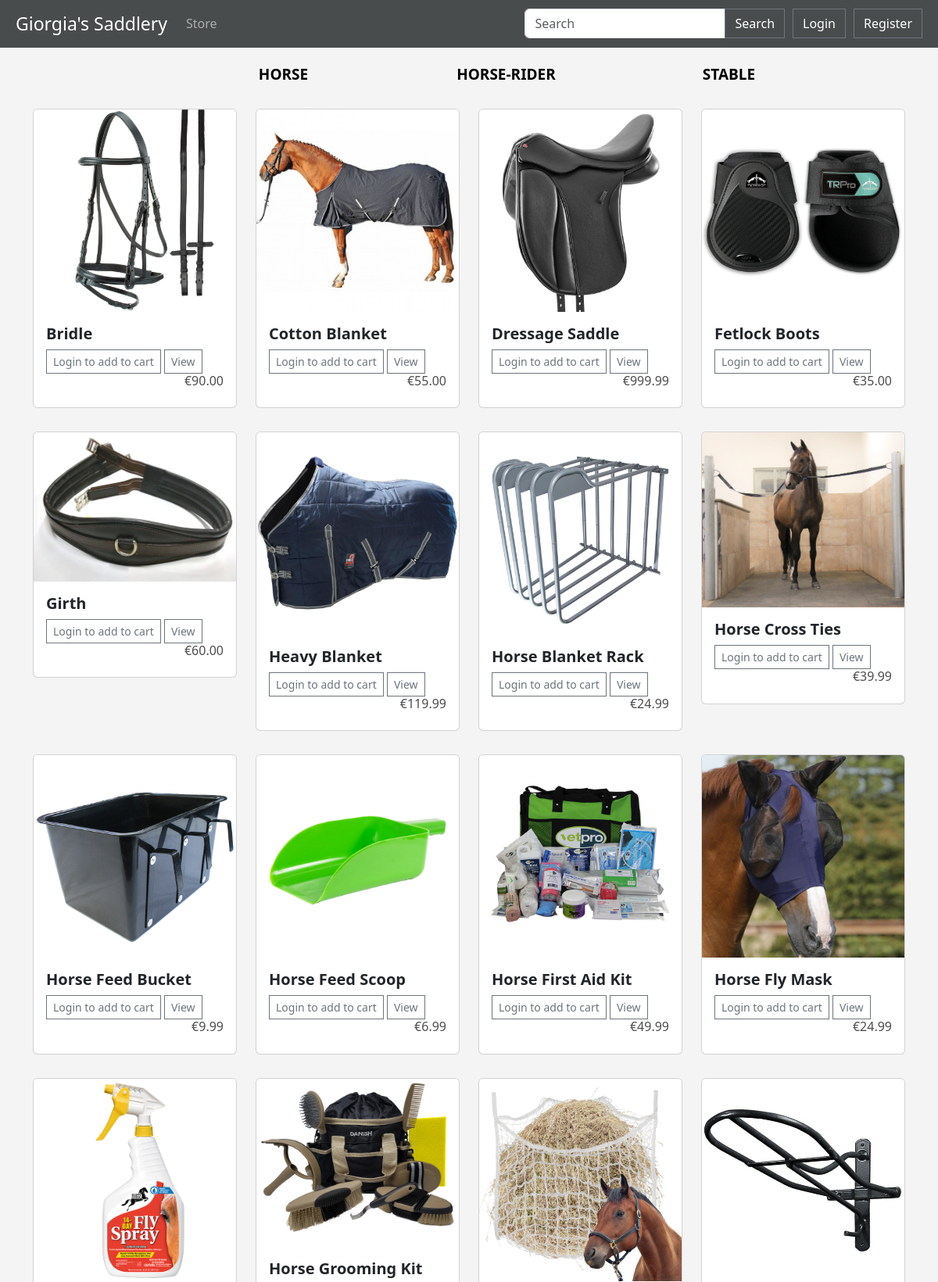
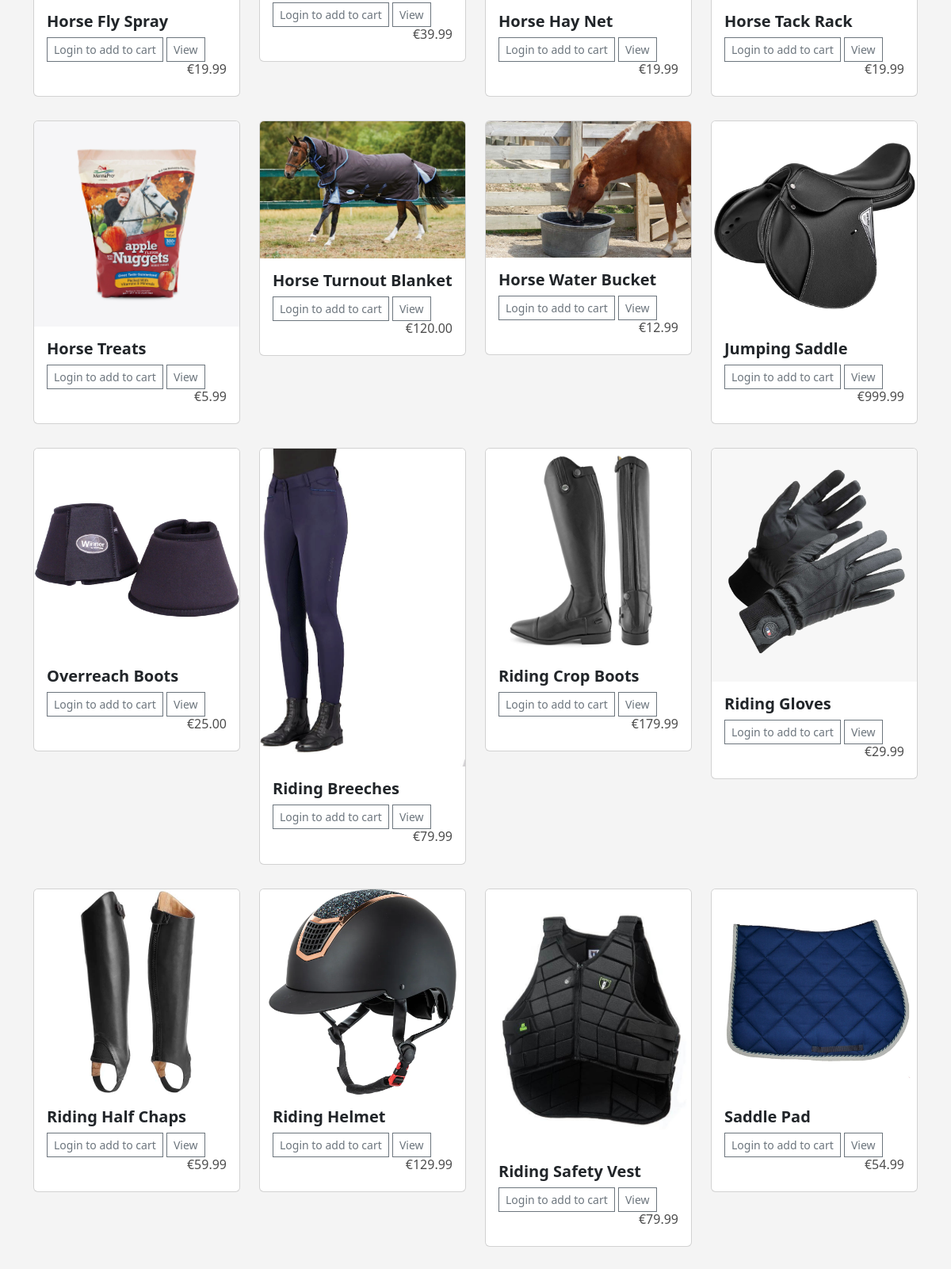
The page / (upper part) on the database its author committed (2 pictures, top to bottom).
### store/models.py (models this page shows, shortened)
class CategoryModel(models.Model):
    name = models.CharField(max_length=50, null=True)

class ProductModel(models.Model):
    name = models.CharField(max_length=200, null=True)
    price = models.FloatField()
    category = models.ForeignKey(CategoryModel, on_delete=models.SET_NULL, null=True)
    image = models.ImageField(null=True, blank=True)
    description = models.TextField(null=True, blank=True)
    numberOfLikes = models.IntegerField(default=0)
    @property
    def imageURL(self):   #senza questa funzione se ci fosse un prodotto senza immagine darebbe errore a tutta la pagina
        try:
            url = self.image.url
        except:
            url = ''
        return url

### store/views.py (the view)
# urls.py: path('', include("store.urls")),
def store(request):
    items_list = []
    cart_items = 0
    categories = CategoryModel.objects.all()
    if request.user.is_authenticated:
        customer = CustomerModel.objects.get(user=request.user)
        order, created = OrderModel.objects.get_or_create(customer=customer, complete=False)
        cart_items = order.calculate_cart_items
    items_list = ProductModel.objects.all().order_by('name')
    context = {'items_list': items_list, 'cart_items': cart_items, 'categories': categories}
    return render(request, 'store/store.html',  context)

### store/templates/store/store.html
{% extends 'store/main.html' %}
{% load static %}
{% block content %}
<div class="row">
  <div class="col-lg-2 col-md-12 col-sm-12">
  </div>
  {% for category in categories %}
    <div class="col-lg-3 col-md-12 col-sm-12 text-center">
      <div style="padding-top: 20px;">
        <a style="text-decoration: none; color: black; font-size: 19px; padding: 10px 50px;text-transform: uppercase; " href="{% url 'category' category.id %}"><b>{{category.name}}</b></a>
      </div>
    </div>
  {% endfor %}
  <div class="col-lg-1 col-md-12 col-sm-12">
  </div>
</div>
<div class="row">
  {% for item in items_list %}
    <div class="col-lg-3 col-md-4 col-sm-6" style="padding-top: 30px;">
      <div class="card" >
        <img src="{{item.imageURL}}" class="card-img-top" alt="...">
        <div class="card-body">
          <h5 class="card-title"> <strong>{{ item.name }}</strong></h5>
           {% if request.user.is_authenticated %}
              <a href="#" class="btn btn-outline-secondary btn-sm add-btn update-cart" data-action="add" data-product="{{item.id}}">Add to cart</a>
           {% else %}
                <a href="{% url 'login' %}" class="btn btn-outline-secondary btn-sm add-btn update-cart" data-action="add" data-product="{{item.id}}">Login to add to cart</a>
          {% endif %}
          <a class="btn btn-outline-secondary btn-sm" href="{% url 'detail' item.id %}"> View </a>
          <h6 style="display: inline-block; float: right"> €{{item.price|floatformat:2}} </h6>
        </div>
      </div>
    </div>
  {% endfor %}
</div>
</div>
{% endblock content %}

### static/css/main.css (style rules this page uses)
body { background-color: #f4f4f4; }
h1,h2,h3,h4,h5,h6 { color:hsl(0, 0%, 30%); }
.btn { border-radius: 0; }

### store/templates/store/main.html (style rules this page uses)
body { background-color: #f4f4f4; }

### rows shown on the page
CategoryModel: name "HORSE"
CategoryModel: name "HORSE-RIDER"
CategoryModel: name "STABLE"
ProductModel: imageURL (picture), name "Bridle", price "90.00"
ProductModel: imageURL (picture), name "Cotton Blanket", price "55.00"
ProductModel: imageURL (picture), name "Dressage Saddle", price "999.99"
ProductModel: imageURL (picture), name "Fetlock Boots", price "35.00"
ProductModel: imageURL (picture), name "Girth", price "60.00"
ProductModel: imageURL (picture), name "Heavy Blanket", price "119.99"
ProductModel: imageURL (placeholder picture), name "Horse Blanket Rack", price "24.99"
ProductModel: imageURL (picture), name "Horse Cross Ties", price "39.99"
ProductModel: imageURL (picture), name "Horse Feed Bucket", price "9.99"
ProductModel: imageURL (picture), name "Horse Feed Scoop", price "6.99"
ProductModel: imageURL (picture), name "Horse First Aid Kit", price "49.99"
ProductModel: imageURL (picture), name "Horse Fly Mask", price "24.99"
ProductModel: imageURL (picture), name "Horse Fly Spray", price "19.99"
ProductModel: imageURL (picture), name "Horse Grooming Kit", price "39.99"
ProductModel: imageURL (picture), name "Horse Hay Net", price "19.99"
ProductModel: imageURL (picture), name "Horse Tack Rack", price "19.99"
ProductModel: imageURL (picture), name "Horse Treats", price "5.99"
ProductModel: imageURL (picture), name "Horse Turnout Blanket", price "120.00"
ProductModel: imageURL (picture), name "Horse Water Bucket", price "12.99"
ProductModel: imageURL (picture), name "Jumping Saddle", price "999.99"
ProductModel: imageURL (picture), name "Overreach Boots", price "25.00"
ProductModel: imageURL (picture), name "Riding Breeches", price "79.99"
ProductModel: imageURL (picture), name "Riding Crop Boots", price "179.99"
ProductModel: imageURL (picture), name "Riding Gloves", price "29.99"
ProductModel: imageURL (picture), name "Riding Half Chaps", price "59.99"
ProductModel: imageURL (picture), name "Riding Helmet", price "129.99"
ProductModel: imageURL (picture), name "Riding Safety Vest", price "79.99"
ProductModel: imageURL (picture), name "Saddle Pad", price "54.99"
